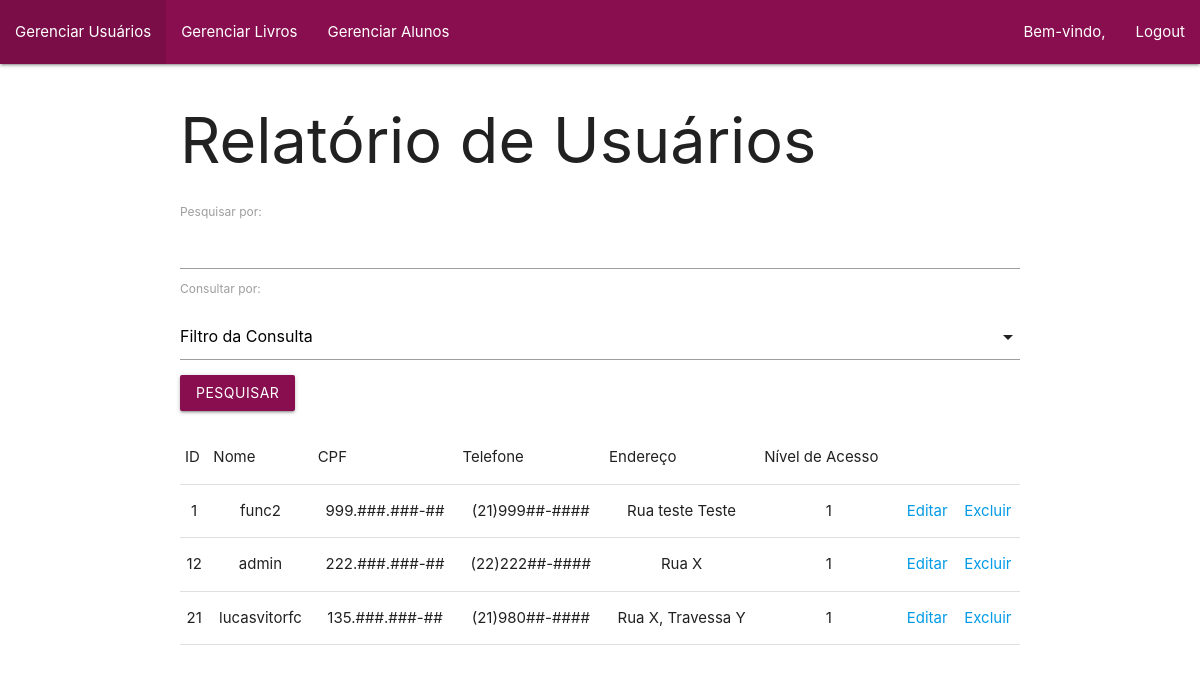
Page /admin/user_read.php on the committed database.
### tables this page shows
CREATE TABLE IF NOT EXISTS `usuario` (
  `id_usuario` int(11) NOT NULL AUTO_INCREMENT,
  `nome_usuario` varchar(400) DEFAULT NULL,
  `cpf` varchar(20) DEFAULT NULL,
  `telefone` varchar(20) DEFAULT NULL,
  `endereco` varchar(400) DEFAULT NULL,
  `nivel_acesso` int(11) DEFAULT NULL,
  `senha` varchar(400) DEFAULT NULL,
  PRIMARY KEY (`id_usuario`)
);

### admin/classes.php (called while the page is built, shortened)
<?php
    class User
    {
        public static function ReadUser($mysqliObject, $search=null, $equals=null)
        {
            $query = "SELECT * FROM usuario";
            if($search != null)
            {
                $query .= " WHERE $search LIKE CONCAT('%', ?, '%')";
                $stmt = $mysqliObject->prepare($query);
                $stmt->bind_param("s", $equals);
                $stmt->execute();
                $result = $stmt->get_result();
                $rows = $result->fetch_all(MYSQLI_NUM);
            }
            else
            {
                $stmt = $mysqliObject->prepare($query);
                $stmt->execute();
                $result = $stmt->get_result();
                $rows = $result->fetch_all(MYSQLI_NUM);
            }
            return $rows;
        }
    }
?>

### admin/user_read.php (the view, shortened to what this page needs)
<!DOCTYPE html>
<html lang="en">
<head>
    <link type="text/css" rel="stylesheet" href="../materialize/css/materialize.min.css"  media="screen,projection"/>
</head>
<body>
    <?php include 'navbar.php' ?>
    <div class="container">
        <h1>Relatório de Usuários</h1>
        <form method="post">
            <label for="search">Pesquisar por:</label>
            <input type="text" id="search" name="pesquisa" autocomplete="off">
            <label for="consultaPor">Consultar por: </label>
            <div class="input-field col s12">
            </div>
            <div class="row">
                <button class="btn pink darken-4" type="submit" name="submit">Pesquisar</button>
            </div>
        </form>
        <div class="row">
            <table class="stripped centered">
                <thead>
                    <tr>
                        <td>ID</td>
                        <td>Nome</td>
                        <td>CPF</td>
                        <td>Telefone</td>
                        <td>Endereço</td>
                        <td>Nível de Acesso</td>
                    </tr>
                </thead>
                <tbody>
                    <?php
                        include 'connect.php';
                        include 'classes.php';
                        if(!isset($_POST['submit']))
                        {
                            $rows = User::ReadUser($mysqli);
                            foreach($rows as $row)
                            {
                                echo "<tr>";
                                foreach($row as $columnIndex=>$entry)
                                {
                                    if($columnIndex == 6)
                                    {
                                        continue;
                                    }
                                    if($columnIndex == 2)
                                    {
                                        $censorcpf = str_split($row[2]);
                                        echo "<td>$censorcpf[0]$censorcpf[1]$censorcpf[2].###.###-##";
                                    }
                                    else if ($columnIndex == 3)
                                    {
                                        $censortel = str_split($row[3]);
                                        echo "<td>$censortel[0]$censortel[1]$censortel[2]$censortel[3]$censortel[4]$censortel[5]$censortel[6]##-####</td>";
                                    }
                                    else echo "<td>$entry</td>";
                                }
                                echo "<td><a href='./user_edit.php?id=$row[0]'>Editar</a></td>";
                                echo "<td><a href='./user_delete.php?id=$row[0]' onclick='return confirm(\"Deseja excluir o usuário?\")'>Excluir</a></td>";
                                echo "</tr>";
                            }
                        }
                    ?>
                </tbody>
            </table>
        </div>
    </div>
</body>
</html>

### rows in the picture
usuario: id_usuario "1", nome_usuario "func2", cpf "9", telefone "(", telefone "2", telefone "1", telefone ")", telefone "9", endereco "Rua teste Teste", nivel_acesso "1"
usuario: id_usuario "12", nome_usuario "admin", cpf "2", telefone "(", telefone "2", telefone ")", endereco "Rua X", nivel_acesso "1"
usuario: id_usuario "21", nome_usuario "lucasvitorfc", cpf "1", cpf "3", cpf "5", telefone "(", telefone "2", telefone "1", telefone ")", telefone "9", telefone "8", telefone "0", endereco "Rua X, Travessa Y", nivel_acesso "1"
